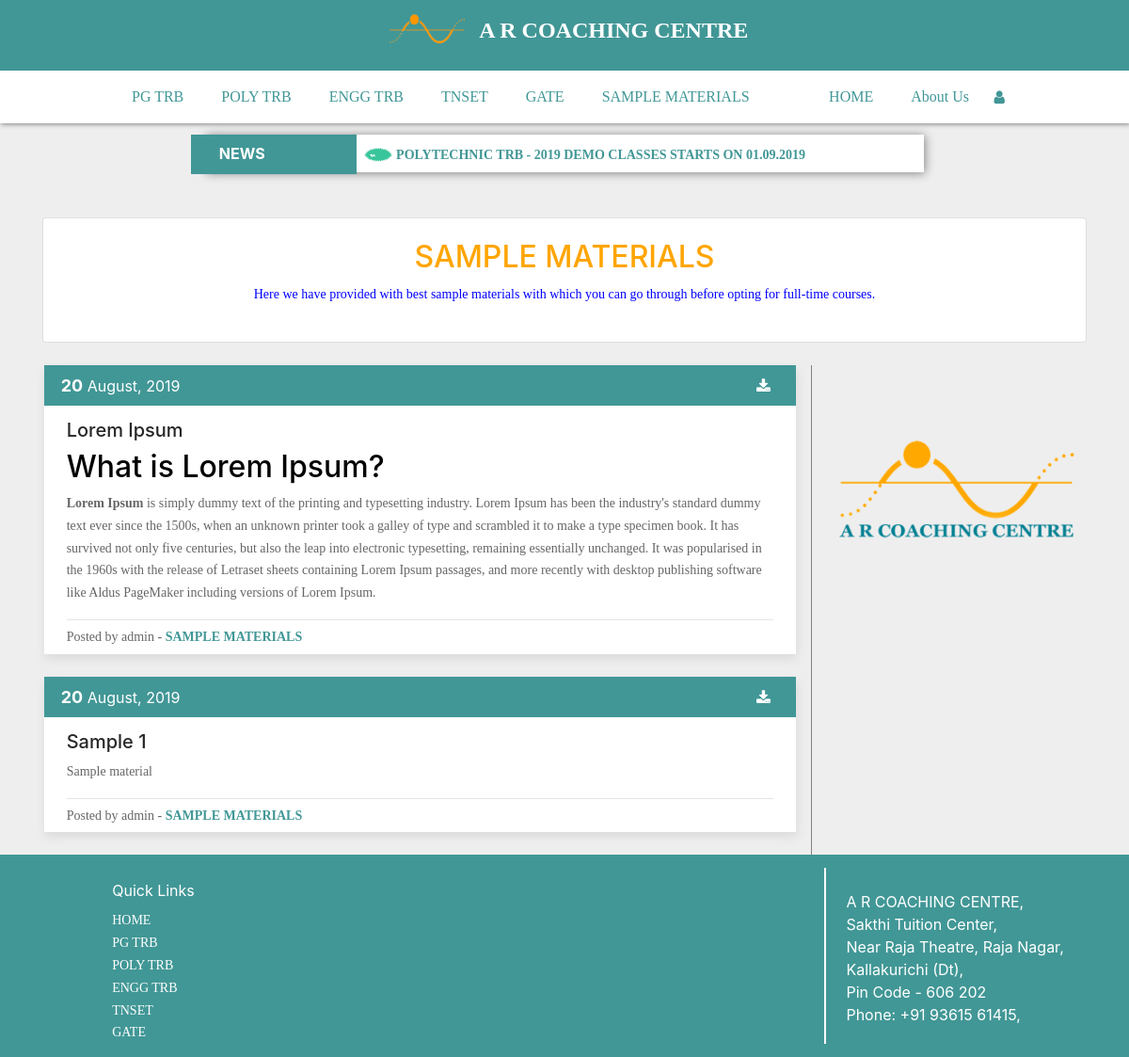
Screenshot of /sample/ with the database file from the repository.
### blog/models.py (models this page shows, shortened)
class Announcement(models.Model):
	announcement = models.TextField(max_length=500)
	time = models.DateTimeField(default=timezone.now)
	author = models.ForeignKey(User, on_delete=models.CASCADE)

class Post(models.Model):
	CHOICES=(('PG TRB','PG TRB'),('POLY TRB','POLY TRB'),('ENGG TRB','ENGR TRB'),('TNSET','TNSET'),('GATE','GATE'),('SAMPLE MATERIALS','SAMPLE MATERIALS'))
	title = models.CharField(max_length=255)
	content = RichTextField()
	date_posted = models.DateTimeField(default=timezone.now)
	author = models.ForeignKey(User, on_delete=models.CASCADE)
	tag =  models.CharField(max_length=255, choices=CHOICES, null=False)
	link = models.CharField(max_length=255, blank=True)

### blog/views.py (the view)
# urls.py: path('sample/', views.sample, name='sample'),
def sample(request):
    context={
        'posts': Post.objects.filter(tag='SAMPLE MATERIALS').order_by('date_posted'),
        'announces': Announcement.objects.all().order_by('-id')[:7]
    }
    return render(request, "posts/sample.html",context)

### blog/templates/posts/sample.html (shortened to what this page needs)
{% extends "blog/base.html" %}
{% block content %}
<br>
<div class="card" style="padding: 2%;">
    <h2 style="color: orange; text-align: center">SAMPLE MATERIALS</h2>
    <p style="text-align: center; color: blue">Here we have provided with best sample materials with which you can go
        through before opting for full-time courses.</p>
</div>
<br>
<div class="row">
    <div class="left">
        {% for Post in posts reversed %}
        <div class="post-body">
            <div class="post-head">
                <div>
                        <b style="font-size: 18px">{{Post.date_posted|date:"d"}}</b>
                        <c style="margin-top: 3%">{{Post.date_posted|date:"F, Y"}}</c>
                        <a href="http://{{Post.link}}" class="fa fa-download" style="color: white; float: right; padding-top: 6px"></a>
                </div>
            </div>
            <div class="post-content">
                <h5 style="color: rgb(39, 39, 39)">{{Post.title}}</h5>
                {{Post.content|safe}}
            </div>
            <div class="post-sub" style="padding: 6px 24px">
            <p style="margin: 0">Posted by {{Post.author}} - <b style="color: rgb(65, 151, 150)">{{Post.tag}}</b></p>
        </div>
        </div><br>
        {% endfor %}
    </div>
    <div class="right">
            <img src="/static/img/logo.PNG" alt="" width="100%">
        </div>
</div>
    {% endblock content %}

### blog/templates/blog/base.html (shortened to what this page needs)
{% load static %}
<html lang="en">
<head>
    <link rel="stylesheet" type="text/css" href="{% static 'css/main.css' %}">
    <link rel="stylesheet" type="text/css" href="{% static 'css/login.css' %}">
    <link rel="stylesheet" type="text/css" href="{% static 'css/util.css' %}">
    <link rel="stylesheet" href="https://cdnjs.cloudflare.com/ajax/libs/font-awesome/4.7.0/css/font-awesome.min.css">
    <link rel="stylesheet" href="https://maxcdn.bootstrapcdn.com/bootstrap/4.0.0/css/bootstrap.min.css">
</head>
<body style="background-color: rgb(238, 238, 238)">
    <nav style="text-align: center; padding: 1%; height: 75px; float: left">
        <img src="/static/img/logo-head.png" alt="" height="50" width="100"style="border-radius: 5px; margin-top: -10px">
        <a href="{% url 'content' %}" style="text-decoration: none"><b style="color: white; font-size: 24px; padding-top: 2%">A R COACHING CENTRE</b></a>
    </nav>
    <nav style="background-color: white; box-shadow: 1px 1px 5px grey">
        <ul>
            <li><a href="{% url 'pgtrb' %}" style="color: rgb(65, 151, 150)">PG TRB</a></li>
            <li><a href="{% url 'polytrb' %}" style="color: rgb(65, 151, 150)">POLY TRB</a></li>
            <li><a href="{% url 'engrtrb' %}" style="color: rgb(65, 151, 150)">ENGG TRB</a></li>
            <li><a href="{% url 'tnset' %}" style="color: rgb(65, 151, 150)">TNSET</a></li>
            <li><a href="{% url 'gate' %}" style="color: rgb(65, 151, 150)">GATE</a></li>
            <li><a href="{% url 'sample' %}" style="color: rgb(65, 151, 150)">SAMPLE MATERIALS</a></li>
            {% if not user.is_authenticated %}
            <li style="float: right; padding-top: 3px; margin-left: -10px"><a href="{% url 'login' %}" class="fa fa-user" style="color: rgb(65, 151, 150)"></a></li>
            {% endif %}
            <li style="float: right"><a href="{% url 'about' %}" style="color: rgb(65, 151, 150)">About Us</a></li>
            <li style="float: right"><a href="{% url 'content' %}" style="color: rgb(65, 151, 150)">HOME</a></li>
        </ul>
    </nav>
    <div style="padding: 1%">
    <div style="background-color: white; margin: auto; width: 65%; box-shadow: 1px 1px 10px grey">
        <div class="row" style="width: 100%; height: 40px">
            <div class="left" style="width: 23%; background-color: rgb(65, 151, 150); padding: 8px; padding-left: 30px">
                <b style="color: white">NEWS</b>
            </div>
            <div class="right" style="width: 77%; border-left: white; padding: 8px">
                <marquee direction="left">
                    {% for Announce in announces %}
                    <img src="/static/img/new.gif" height=15 width=30>
                    <a style="font-size: 14px; color: rgb(65, 151, 150)"><b>{{Announce.announcement}}</b></a>
                    {% endfor %}
                </marquee>
            </div>
        </div>
    </div>
    </div>
    <div class="container" style="margin-top: -1%">
        <br>
        {% block content %}
        {% endblock content %}
    </div>
    <footer style="height: 215px">
        <div class="row">
            <div class="left" style="text-align: left; padding-left: 10%; padding-top: 1%">
                <label style="color: white">Quick Links</label><br>
                <a style="color: white" href="{% url 'content' %}">HOME</a><br>
                <a style="color: white" href="{% url 'pgtrb' %}">PG TRB</a><br>
                <a style="color: white" href="{% url 'polytrb' %}">POLY TRB</a><br>
                <a style="color: white" href="{% url 'engrtrb' %}">ENGG TRB</a><br>
                <a style="color: white" href="{% url 'tnset' %}">TNSET</a><br>
                <a style="color: white" href="{% url 'gate' %}">GATE</a>
                <br>
            </div>
            <div class="right" style="border-left: 2px solid white; text-align: left">
                <div style="padding-left: 3%"><br>
                    A R COACHING CENTRE,<br>
                    Sakthi Tuition Center,<br>
                    Near Raja Theatre, Raja Nagar,<br>
                    Kallakurichi (Dt),<br>
                    Pin Code - 606 202<br>
                    Phone: +91 93615 61415,
                </div>
            </div>
        </div>
    </footer>
</body>
</html>

### blog/static/css/main.css (style rules this page uses)
nav { overflow: hidden; list-style-type: none; display: block; background-color: rgb(65, 151, 150); text-decoration: none; color: white; width: 100%; height: 56px; }
ul { list-style-type: none; margin: 0; padding: 0 10%; overflow: hidden; width: 100%; }
li { float: left; }
li a { display: inline-block; color: rgb(65, 151, 150); text-align: center; padding: 14px 20px; text-decoration: none; font-size: 16px; }
footer { padding: 14px; text-align: center; background-color: rgb(65, 151, 150); color: white; width: 100%; }
.left { width: 73%; }
.right { width: 26%; border-left: 1px solid grey; padding-left: 1%; }
.post-body { float: auto; box-shadow: 1px 5px 10px rgb(218, 218, 218); margin: 0 2% }
.post-head { background-color: rgb(65, 151, 150); width: 100%; padding: 8px 18px; color: white; }
.post-content { background-color: white; width: 100%; padding: 14px 24px; color: black; padding-bottom: 0px }
.post-sub { background-color: white; width: 100%; padding: 14px 24px; color: black; font-size: 13px }
.fa { padding: 16.5px; font-size: 19.33px; width: 40px; text-align: center; text-decoration: none; border-radius: 50%; color: white; }

### blog/static/css/login.css (style rules this page uses)
* { margin: 0px; padding: 0px; box-sizing: border-box; }
body, html { height: 100%; font-family: OpenSans-Regular, sans-serif; }
a { font-family: OpenSans-Regular; font-size: 14px; line-height: 1.7; color: #666666; margin: 0px; transition: all 0.4s; -webkit-transition: all 0.4s; -o-transition: all 0.4s; -moz-transition: all 0.4s; }
h1,h2,h3,h4,h5,h6 { margin: 0px; }
p { font-family: OpenSans-Regular; font-size: 14px; line-height: 1.7; color: #666666; margin: 0px; }
ul, li { margin: 0px; list-style-type: none; }
label { display: block; margin: 0; }

### rows the page displays
Announcement: announcement "POLYTECHNIC TRB - 2019 DEMO CLASSES STARTS ON 01.09.2019"
Post: date_posted "20", date_posted "August, 2019", title "Lorem Ipsum", content "What is Lorem Ipsum? Lorem Ipsum is simply dummy text of the printing and typesetting industry. Lorem Ipsum has been the industry's standard dummy text ever since the 1500s, when an unknown printer took a galley of type and scrambled it to make a type specimen book. It has survived not only five centuries, but also the leap into electronic typesetting, remaining essentially unchanged. It was popularised in the 1960s with the release of Letraset sheets containing Lorem Ipsum passages, and more recently with desktop publishing software like Aldus PageMaker including versions of Lorem Ipsum.", author "admin", tag "SAMPLE MATERIALS"
Post: date_posted "20", date_posted "August, 2019", title "Sample 1", content "Sample material", author "admin", tag "SAMPLE MATERIALS"
